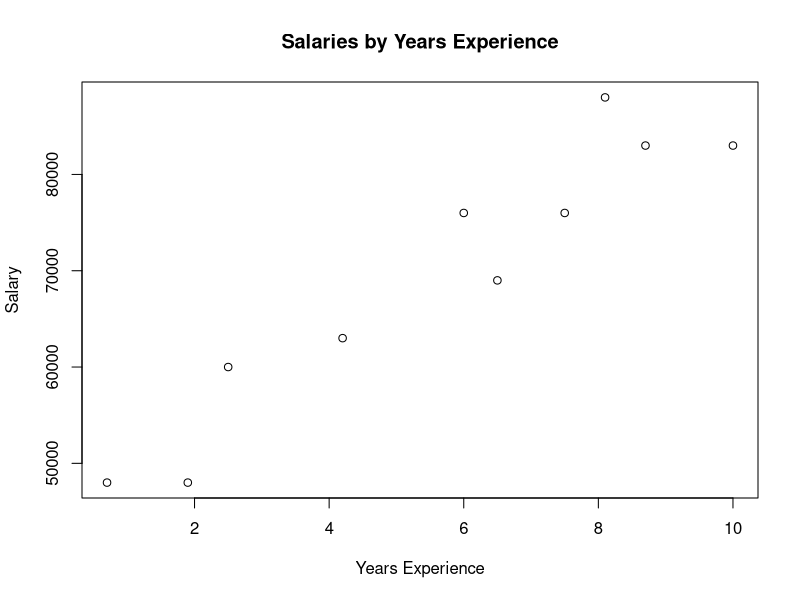
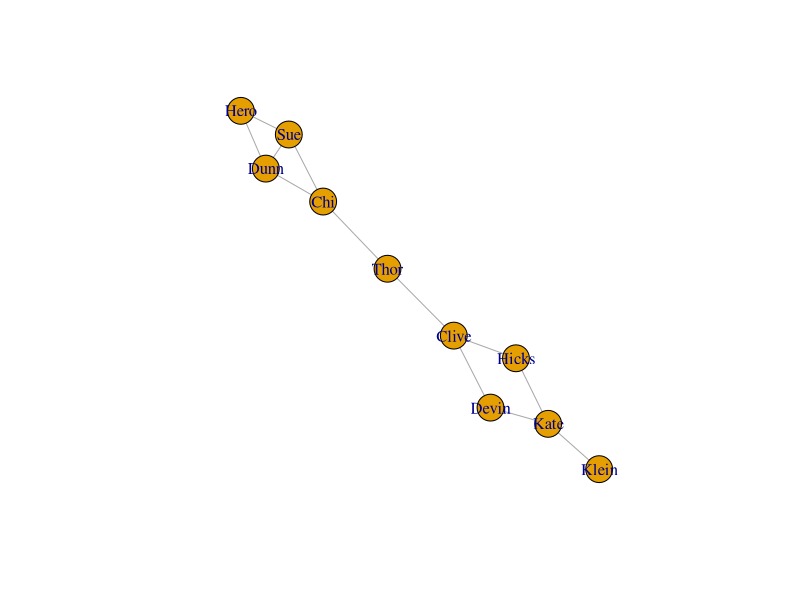
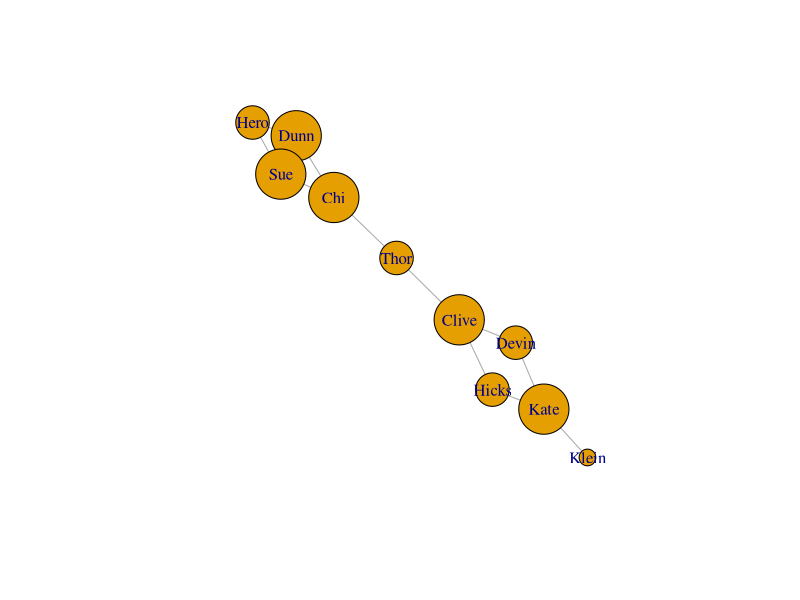
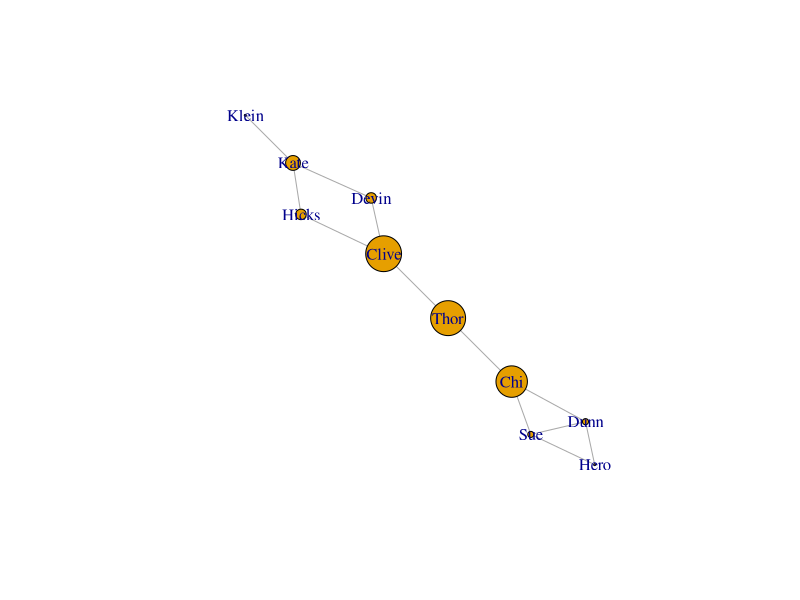

The R source for these figures, in order:
## ---- chunk 1
users <- c("Hero", "Dunn", "Sue", "Chi", "Thor", "Clive", "Hicks", "Devin", "Kate", "Klein")
## ---- chunk 2
edges <- c("Hero", "Dunn", "Hero", "Sue", "Dunn", "Sue", "Dunn", "Chi", "Sue", "Chi", "Chi", "Thor", "Thor", "Clive", "Clive", "Hicks", "Clive", "Devin", "Hicks", "Kate", "Devin", "Kate", "Kate", "Klein")
friendship_pairs <- matrix(
  data = edges,
  ncol = 2,
  byrow = TRUE
)
friendship_pairs
## ---- chunk 3
compute_friendships <- function(user) {
  c(
    friendship_pairs[, 1][friendship_pairs[, 2] == user],
    friendship_pairs[, 2][friendship_pairs[, 1] == user]
  )
}
friendships <- lapply(users, compute_friendships)
names(friendships) <- users
friendships
## ---- chunk 4
mean(lengths(friendships))
## ---- chunk 5
sort(lengths(friendships), decreasing = TRUE)
## ---- chunk 6
friends_of_friends <- function(user) {
  users_friends <- friendships[[user]]
  friendships[names(friendships) %in% users_friends] |> 
    lapply(\(friends_list) setdiff(friends_list, user)) |> 
    lapply(\(friends_list) setdiff(friends_list, users_friends)) |> 
    unlist() |> 
    table() |> 
    sort(decreasing = TRUE)
}

friends_of_friends("Chi")
## ---- chunk 7
salaries_and_tenures <- data.frame(
  salary = c(83000, 88000, 48000, 76000, 69000, 76000, 60000, 83000, 48000, 63000),
  tenure = c(8.7, 8.1, 0.7, 6, 6.5, 7.5, 2.5, 10, 1.9, 4.2)
)
salaries_and_tenures
## ---- chunk 8
plot(
  salary ~ tenure, 
  data = salaries_and_tenures,
  main = "Salaries by Years Experience",
  xlab = "Years Experience",
  ylab = "Salary"
)
## ---- chunk 9
salaries_and_tenures$tenure_bucket <- cut(
  x = salaries_and_tenures$tenure,
  breaks = c(0, 2, 5, Inf),
  labels = c("less than two", "between two and five", "more than five"),
  right = FALSE,
  ordered_result = TRUE
)

aggregate(salary ~ tenure_bucket, data = salaries_and_tenures, mean)
## ---- chunk 10
library(igraph)

g <- make_graph(edges = edges, directed = FALSE)
plot(g)
## ---- chunk 11
V(g)$size <- degree(g) * 10
plot(g, vertex.size = V(g)$size)
## ---- chunk 12
#| classes: preview-image
V(g)$size <- betweenness(g)
plot(g, vertex.size = V(g)$size)
